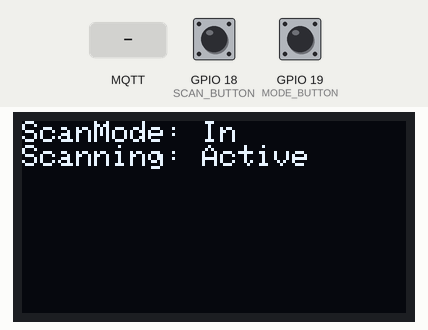
Simulated run of this sketch. Board: ESP32. On the bench: 128×64 one-colour display. The test bench sets the inputs (shaded band); at power-on: GPIO 18 (SCAN_BUTTON) HIGH, GPIO 19 (MODE_BUTTON) HIGH. WiFi joins after 1.5 s; servers stay silent unless stated; random numbers use the default seed unless the sketch sets one; no MQTT or app messages arrive unless stated; not simulated (calls return 0 or success): credentials.h; what the sketch prints to the serial monitor is not drawn.

Above: at 3.7 s.
3.8 s: GPIO 18 (SCAN_BUTTON) pulled LOW for 0.15 s
At 4.5 s:
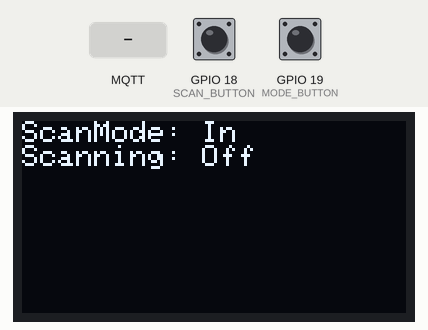
5.4 s: GPIO 19 (MODE_BUTTON) pulled LOW for 0.15 s
At 6.7 s:
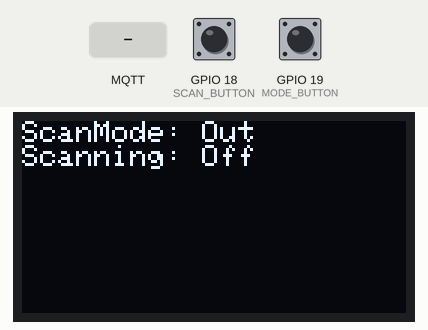
7.0 s: MQTT message "READ" arrives on the first subscribed topic
At 7.4 s:
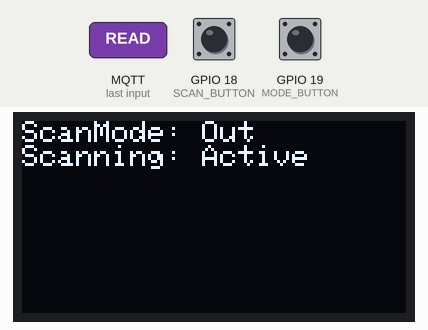
10.0 s: MQTT message "STOP" arrives on the first subscribed topic
At 11.0 s:
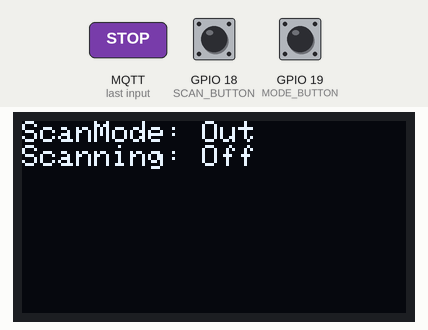
Timing chart, 0 to 13.0 s (numbered marks = the images above; inputs shaded):
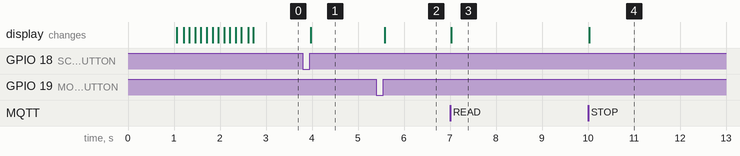

Measured:
- after the input at 3.8 s, the display: changes after 0.18 s (image 1)
- after the input at 5.4 s, the display: changes after 0.18 s (image 2)
- after the input at 7.0 s, the display: changes at once (image 3)
- after the input at 10.0 s, the display: changes at once (image 4)

The sketch:

pantry_inventory.ino
```cpp
String sendMessage;
String receivedMessage;

#define RXD2 16
#define TXD2 17
#define MODE_BUTTON 19
#define SCAN_BUTTON 18
#define DEBOUNCE_TIME  50

#define SCANMODE_OUT 0
#define SCANMODE_IN 1

#define SCAN_OFF 0
#define SCAN_ON 1

#include <WiFi.h>
#include <SPI.h>
#include <Wire.h>
#include <PubSubClient.h>
#include <Adafruit_GFX.h>
#include <Adafruit_SSD1306.h>
#include "credentials.h"

// OLED Display
#define SSD1306_NO_SPLASH 1
#define SCREEN_WIDTH 128
#define SCREEN_HEIGHT 64
Adafruit_SSD1306 display(SCREEN_WIDTH, SCREEN_HEIGHT, &Wire, -1);

const char* mainTopic = "foodInventoryControl/";
const char* statusTopic = "foodInventoryControl/status";
const char* commandTopic = "foodInventoryControl/control";
const char* barcodeTopic = "foodInventoryControl/barcode";
const char* modeTopic = "foodInventoryControl/mode";

WiFiClient wificlient;
PubSubClient client(wificlient);
unsigned long lastMessage = 0;
#define MSG_BUFFER_SIZE  (50)
char msg[MSG_BUFFER_SIZE];
int value = 0;

// Mode button
bool scanMode = SCANMODE_IN;
int modeButtonLast = HIGH;  // the previous state from the input pin
int modeButtonDebounce = HIGH;
int modeButtonCurrent;

bool scan = SCAN_ON;
int scanButtonLast = HIGH;  // the previous state from the input pin
int scanButtonDebounce = HIGH;
int scanButtonCurrent;

unsigned long lastDebounceTime = 0;

void setup(){
  pinMode(MODE_BUTTON, INPUT_PULLUP);
  pinMode(SCAN_BUTTON, INPUT_PULLUP);
  Wire.begin();
  Serial.begin(9600);    // Initialize the Serial monitor for debugging
  Serial2.begin(9600, SERIAL_8N1, RXD2, TXD2);
  delay(1000);
    Serial2.println("~M00910001."); //Code mode on
    WiFi.mode(WIFI_STA); //Optional
    WiFi.begin(ssid, password);
    Serial.print("\nStarting screen: ");
    while(!display.begin(SSD1306_SWITCHCAPVCC, 0x3C))
    {
      Serial.print(".");
      delay(100);
    }
    display.clearDisplay();
    display.setTextSize(1);             // Normal 1:1 pixel scale
    display.setTextColor(SSD1306_WHITE);
    display.setCursor(0,0);
    //display.drawPixel(10, 10, SSD1306_WHITE);
    display.print(F("Wifi connect: "));
    display.display();
    Serial.print("\nConnecting Wifi: ");

    while(WiFi.status() != WL_CONNECTED){
        Serial.print(".");
        display.print(F("."));
        display.display();
        delay(100);
    }
    randomSeed(micros());

    Serial.println("\nConnected to the WiFi network");
    Serial.print("Local ESP32 IP: ");
    display.print(F("\nIP: "));
    display.println(WiFi.localIP());
    display.display();
    Serial.println(WiFi.localIP());
    client.setServer(mqtt_server, 1883);
    client.setCallback(callback);
}

void setScanMode(bool newScanMode) {
  if(newScanMode == SCANMODE_IN)
  {
    client.publish(modeTopic, "In");
  }
  else
  {
    client.publish(modeTopic, "Out");
  }
  scanMode = newScanMode;
  renderStatusDisplay();
}

void setScanning(bool newScanningState) {
  if(newScanningState == SCAN_ON)
  {
    client.publish(statusTopic, "Reading");
    Serial2.println("~M00220000.");
  }
  else
  {
    client.publish(statusTopic, "Idle");
    Serial2.println("~M00220001.");
  }
  scan = newScanningState;
  renderStatusDisplay();
}

void renderStatusDisplay () {
  display.clearDisplay();
  display.setCursor(0,0);
  display.print(F("ScanMode: "));
  if(scanMode == SCANMODE_IN) {
    display.println(F("In"));
  } else {
    display.println(F("Out"));
  }
  display.print(F("Scanning: "));
  if(scan == SCAN_ON) {
    display.println(F("Active"));
  } else {
    display.println(F("Off"));
  }
  display.display();
}

void callback(char* topic, byte* payload, unsigned int length) {
  Serial.print("Message arrived [");
  Serial.print(topic);
  Serial.print("] ");
  for (int i = 0; i < length; i++) {
    if ((char)payload[i] == '\n') continue;
    sendMessage += ((char)payload[i]);
  }
  if(sendMessage == "READ") {
    setScanning(SCAN_ON);
  } else if (sendMessage == "STOP") {
    setScanning(SCAN_OFF);
  } else if (sendMessage == "SCANMODE_IN") {
    setScanMode(SCANMODE_IN);
  } else if (sendMessage == "SCANMODE_OUT") {
    setScanMode(SCANMODE_OUT);
  } else {
     Serial2.println(sendMessage);
  }
  Serial.println(sendMessage);
  sendMessage = "";
}

void reconnect() {
  // Loop until we're reconnected
  while (!client.connected()) {
    //display.setCursor(0,0);
    display.print(F("MQTT Reconnect: "));
    display.display();
    Serial.print("Attempting MQTT connection...");
    // Create a random client ID
    String clientId = "FoodInventoryBot-";
    clientId += String(random(0xffff), HEX);
    // Attempt to connect
    if (client.connect(clientId.c_str())) {
      Serial.println("connected");
      display.println(F("OK"));
      display.display();
      // Once connected, publish an announcement...
      client.publish(statusTopic, "Connected");
      //client.publish(barcodeTopic, "");
      setScanMode(scanMode);
      setScanning(scan);
      client.publish(commandTopic, " ");
      // ... and resubscribe
      client.subscribe(commandTopic);
    } else {
      display.println(F("Fail"));
      display.display();
      Serial.print("failed, rc=");
      Serial.print(client.state());
      Serial.println(" try again in 5 seconds");
      // Wait 5 seconds before retrying
      delay(5000);
    }
  }
}

void loop() {
  if (!client.connected()) {
    reconnect();
  }
  client.loop();
  // put your main code here, to run repeatedly:
  unsigned long now = millis();
  while (Serial2.available() > 0) {
    lastMessage = now;
    char receivedChar = Serial2.read();
    if (receivedChar == '\n') {
      client.publish(barcodeTopic, receivedMessage.c_str());
      Serial.println(receivedMessage);  // Print the received message in the Serial monitor
      receivedMessage = "";  // Reset the received message
    } else {
      receivedMessage += receivedChar;  // Append characters to the received message
    }
  }
  if (now - lastMessage > 2000) {
    receivedMessage = ""; //reset after 2 seconds, to avoid jitter
  }
  // Check mode switch button status
  modeButtonCurrent = digitalRead(MODE_BUTTON);
  if(modeButtonCurrent != modeButtonDebounce) {
    modeButtonDebounce = modeButtonCurrent;
    lastDebounceTime = now;
  }
  if ((now - modeButtonDebounce) > DEBOUNCE_TIME) {
    if (modeButtonLast == HIGH && modeButtonCurrent == LOW) {
      Serial.println("Mode button is pressed");
    }
    else if (modeButtonLast == LOW && modeButtonCurrent == HIGH) {
      Serial.println("Mode button is released");
      setScanMode(!scanMode); //Reverse
    }
    modeButtonLast = modeButtonCurrent;
  }
  // Check scanning button status
  scanButtonCurrent = digitalRead(SCAN_BUTTON);
  if(scanButtonCurrent != scanButtonDebounce) {
    scanButtonDebounce = scanButtonCurrent;
    lastDebounceTime = now;
  }
  if ((now - scanButtonDebounce) > DEBOUNCE_TIME) {
    if (scanButtonLast == HIGH && scanButtonCurrent == LOW) {
      Serial.println("Scan button is pressed");
    }
    else if (scanButtonLast == LOW && scanButtonCurrent == HIGH) {
      Serial.println("Scan button is released");
      setScanning(!scan); //Reverse
    }
    scanButtonLast = scanButtonCurrent;
  }

}
```
